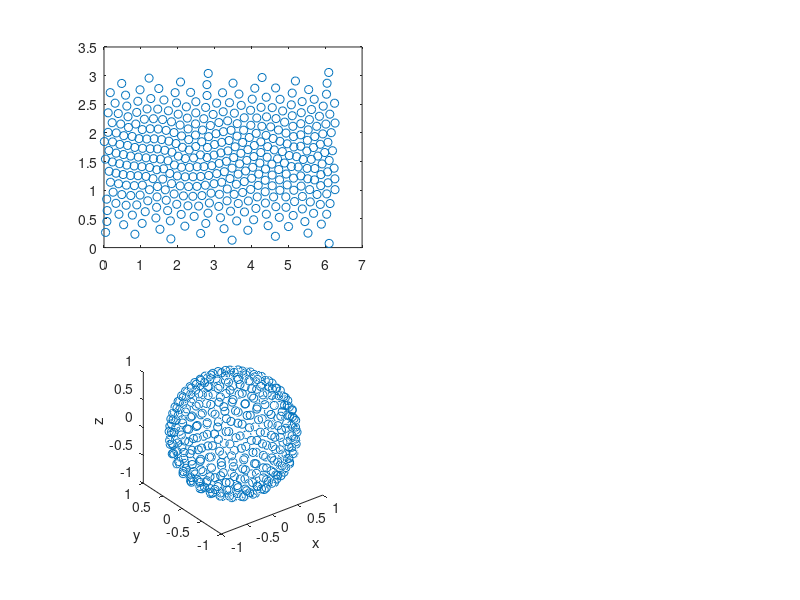

Source code (MATLAB):
dat = [4.252673339 1.844457129 0.00256029986246462 
2.903952323 0.9497891723 0.00250666458765238 
0.7638474312 1.939476379 0.002825008751187 
2.567771261 0.7244457507 0.00273468393612927 
0.0400813641 1.543420523 0.00264317240066522 
2.126878682 1.749315375 0.00271070026939708 
1.045509923 1.732100686 0.00271164535359368 
5.621832755 1.539684698 0.00255211083742116 
6.107291374 1.520191866 0.00266724505669622 
5.130874865 0.5608540153 0.00268519392084079 
2.838771134 1.935396533 0.00258509095701493 
0.638024394 1.78229447 0.002711090957095 
3.557049345 1.758554205 0.00270447588993189 
5.894774761 0.4086092937 0.00263620834660332 
1.139383137 1.566211818 0.00263688270015107 
4.005413085 1.20895964 0.00267452206830801 
3.214842901 2.701445365 0.00264498447123818 
5.08001091 2.490994559 0.00257680527730491 
3.431892675 0.6354772779 0.0026925269217111 
0.010537373 1.849908665 0.00268676100251546 
0.4535504049 2.155295347 0.00263223509866842 
5.627695194 2.408549882 0.00261141872176862 
2.348488233 2.708014837 0.0028197959329964 
1.593156927 1.194782645 0.00294320500288797 
5.140969396 1.936478672 0.00265740335151794 
2.794065974 2.653720628 0.00257964761985688 
3.354288128 2.211655781 0.00263464500415709 
4.227031451 1.475051561 0.00266674862705118 
1.45004279 1.065336898 0.002369447950754 
4.89419464 1.475160801 0.00261338151782826 
0.9502880572 1.900768136 0.00254136269049241 
2.886615426 2.129528092 0.00265269073578957 
2.672410993 2.050485167 0.00274011174590575 
0.0780270037 0.4558369084 0.00265069871834547 
2.826821249 3.038348016 0.00263956777900034 
1.928566762 2.702938896 0.00248705200379375 
2.31801824 1.400023818 0.00270676579447459 
0.479793193 2.863936496 0.00268930766303556 
2.482966987 2.157772825 0.00262836438073894 
4.731168357 2.051580291 0.0027055457415876 
1.222383003 2.956393498 0.0026840532527028 
1.117942448 0.6261213706 0.00270839941808823 
5.934373996 1.983295331 0.00267807819150821 
1.647218832 1.697767861 0.00269210198019956 
3.158710878 0.5206268813 0.00273611344283656 
5.508970341 1.382184459 0.00288046561312551 
2.650215326 1.846328419 0.00262815109228096 
1.759510977 1.856500495 0.00265532446086473 
4.034263535 1.40048352 0.00269599248087122 
3.170658058 1.652776414 0.00267020388364411 
5.191875781 2.906131314 0.00262227019295795 
2.414257772 1.23596711 0.00271204374777959 
5.333608646 1.767864088 0.00284163622771502 
0.9300546472 1.578669664 0.00267310536401795 
1.407646561 0.5163686445 0.00262283224256198 
2.259091579 2.259310269 0.00271297220049782 
1.253484211 2.073554772 0.00263869112263155 
2.065439375 1.076669931 0.00269944879591755 
2.430124194 1.563934146 0.00264981937935024 
4.399597163 2.623793921 0.00266941864209804 
6.265863333 1.010983749 0.00280270344750601 
4.560010881 1.265679385 0.00267821570599004 
3.914478901 0.8136380619 0.00269892209959577 
2.444965304 0.5445520118 0.00274472353674911 
5.55077513 2.756844018 0.00263503701987258 
1.829723444 2.195082763 0.00266802535789573 
3.057975151 1.290442606 0.00258029985305571 
5.168110976 0.8030878957 0.00263841870056643 
3.712777273 1.645403358 0.00265660929318252 
5.594481578 0.796906655 0.00260850559656935 
4.967723704 1.810507456 0.00262855236898549 
4.563561771 2.441044841 0.00267150889629688 
5.338241815 2.161075965 0.00275664151369052 
4.439087576 1.761213127 0.00257521930903054 
4.770693798 0.9999645609 0.00242560412924455 
2.409727665 0.8951185312 0.00264265325494541 
2.791950792 2.842962298 0.00271888115370253 
2.015829996 1.594448819 0.00268982271514078 
3.337315098 0.8162200846 0.00259669193194269 
4.739540561 1.361895111 0.0026212933771749 
2.959389268 2.32294815 0.00265793570154551 
4.077160028 1.781018408 0.00263568703835141 
1.625460144 2.575205212 0.00260771654477189 
3.054526869 2.519481351 0.0026764427479822 
4.84541911 2.383972103 0.00263838086506157 
4.064581265 1.588130291 0.00268653140332261 
0.8235284414 1.080732953 0.00265069458119465 
3.113796034 0.7183764031 0.00277408568529707 
0.5848070012 2.658996968 0.00263907748595912 
3.255737867 0.3300902992 0.00270498396989176 
1.485937371 2.774927008 0.00268066104498434 
4.935653505 0.7036880612 0.00252115096034005 
0.5270170029 1.623430518 0.00269440096767216 
1.746581299 2.386991436 0.00267536904421579 
2.102842583 1.401362713 0.00261577530962498 
3.598740269 0.4654397798 0.00265735371338273 
6.095443783 3.055349931 0.00270493219737681 
2.233136526 2.455463006 0.0026474709972953 
3.473735739 0.1296701094 0.00264341327065879 
2.491096242 2.544470731 0.00255130435329758 
2.20257698 1.234845648 0.00269665629034189 
0.2213873013 2.178810587 0.00263897458235752 
5.221175147 1.586938284 0.00269906875006667 
4.520946799 2.105841111 0.00260769244446015 
0.6194165312 2.468776622 0.00262876780758226 
1.562451576 1.883972675 0.00265416995051359 
1.662304027 1.008441311 0.0026191471078444 
4.664989974 2.250626488 0.00265945892538646 
3.787804108 2.048400737 0.00268298303203468 
1.426532577 0.7028860999 0.00260164262766494 
6.039768512 0.5820332193 0.00268783910557481 
5.501537787 1.684988961 0.00255828933490067 
0.1108479203 2.010740162 0.0026812851473676 
2.616521134 1.618010555 0.00295472474660592 
0.3938865165 1.113930285 0.00265742169690498 
0.8875992164 2.358433922 0.00273171940294852 
2.297171207 1.883621515 0.0026632989085173 
3.982168476 2.133850015 0.00272789215341808 
2.154528502 0.9017191046 0.00268202180933459 
0.5195340434 1.274464064 0.00263054657688197 
3.319113792 1.50521085 0.00265043093047951 
5.349840854 2.353280628 0.00275288776145768 
0.1385069732 1.3311936 0.00260115595335021 
0.1755482181 1.139924172 0.00272297343939398 
4.836654329 1.674606346 0.00263327983028642 
5.51632357 1.871151469 0.0025855823388666 
4.128260616 1.993108043 0.00273271557636246 
1.687696839 0.8254895282 0.00269750080636187 
4.395649211 1.95834105 0.00258431736672737 
3.902882095 1.708912084 0.00261099591252667 
5.379998957 0.6744183137 0.00271943442416155 
4.968117624 1.093701762 0.00261281965744409 
5.945168403 2.467812223 0.00262732875646764 
1.973336639 0.755677545 0.0027008668813921 
2.985441362 1.114548533 0.00264382237285337 
3.721522943 2.481660817 0.00262330636771106 
0.4061374537 0.5816864572 0.00266743969079945 
5.532709472 0.2522333429 0.00267658350927156 
2.711729508 1.412258821 0.00269134126870942 
2.858228204 0.7780611657 0.00258758287681063 
4.120427421 0.6830196104 0.00265501088109311 
5.40317555 1.536873217 0.00264845270195393 
1.329033616 1.202568489 0.00279257816251314 
2.093083051 0.5787401495 0.00260634595921123 
1.987089537 1.250443883 0.00261758033603102 
2.063219822 2.138060011 0.00264896311724373 
0.07298563761 0.84543735 0.00255906202843174 
1.685431577 2.045236281 0.00266492535227354 
6.07515906 1.130885338 0.00265475099049724 
2.48042954 1.962963851 0.00266938902802955 
0.9773854109 2.753202615 0.00264013071534324 
1.343238222 1.551451953 0.00269606435805734 
6.240734344 1.385313363 0.00247442976241698 
4.155915235 0.8845221486 0.00270317127307521 
5.267188937 1.405883587 0.0025374740248178 
0.3250274481 1.298308525 0.00265810983890736 
6.125007182 2.32757048 0.00263685602712414 
1.842295155 1.664096846 0.00265789949782947 
0.3006326146 2.519605322 0.00268156367790757 
1.028100263 1.411870834 0.00272622257633986 
5.866602721 0.7536216693 0.00259472986654704 
2.760728405 0.4217172749 0.00257246487190402 
1.34162189 2.24803984 0.00270420317408312 
3.975260219 2.395596799 0.0025301275716382 
4.706876271 1.548863664 0.00254549697489672 
0.6073183103 1.088825556 0.00267389547755051 
1.269473714 2.60028767 0.00268104127117172 
5.877876623 1.080581075 0.00253961272615628 
5.700848854 2.58770149 0.00245225720332467 
4.377284088 0.776839348 0.00257946890674178 
3.641777418 0.7691348538 0.00267935157544067 
1.517490882 0.3191129985 0.00273732580920956 
0.8384180547 0.2330681616 0.00259721949037624 
4.58726205 1.903298217 0.0026463414139829 
4.775177392 2.586662164 0.00267870631586649 
0.6176105692 1.438759429 0.00270049827291706 
4.281315903 2.115688189 0.0026588961286138 
5.68412291 0.5983107882 0.00274366978364057 
1.53087377 1.543565857 0.00266020089939478 
2.924166831 1.428980087 0.00267337278238686 
4.940922497 1.283147112 0.00268011536009763 
1.799803264 0.4661530784 0.0024031770244908 
0.8353621926 1.74758338 0.00260088180480561 
2.011666583 2.327191324 0.00259747361160131 
2.622039621 0.2467401809 0.00244906285701892 
3.416363712 1.204377575 0.00270633060305109 
4.25188459 1.659010172 0.00263465836277568 
4.371935649 0.974038201 0.00266978749846813 
1.159828255 1.894330785 0.0026008899620264 
4.562215825 1.078638733 0.00262068938411105 
4.196242377 1.281990639 0.00265496169221621 
0.9223356319 1.253961088 0.00264629735822512 
1.909009772 1.440971529 0.00272317326033671 
4.182220489 1.085574514 0.0026695793970526 
5.537329987 2.054002616 0.00259833968153934 
2.821310581 0.600151552 0.00256500995436975 
4.372027314 1.17480353 0.0026729718379422 
4.381202597 1.370379732 0.00265183153610872 
4.898811176 2.188917859 0.00266770887486018 
4.599490944 0.8839265375 0.00277875371613561 
5.025315537 1.60684146 0.00274887833543291 
0.6637001246 2.095434917 0.00245115559405004 
5.716691609 1.936535866 0.00269521896459364 
5.768486175 2.116085042 0.00271822096643222 
5.915800551 1.459898089 0.00271281024193803 
1.589532716 2.233319 0.00267317676809043 
1.429814163 1.358559089 0.00276678745699236 
5.12343334 2.116215575 0.00261903294587822 
4.760680181 1.182156026 0.00271001615850614 
6.017741916 2.155110028 0.00266527483673136 
1.23752157 1.397475027 0.00255139413309913 
3.840252316 1.336608187 0.00267133240995866 
4.058559932 0.4855389566 0.0026501856653356 
1.898160945 2.006722153 0.00268859671507948 
1.233152749 1.010479663 0.00285441641517225 
3.97792408 1.01532941 0.00263667228188185 
3.590204021 1.104642044 0.00266808782362916 
2.706699923 2.248248407 0.00269058925514056 
6.034423424 2.676049376 0.00263295755249291 
2.19324912 0.3740226799 0.00291060430961131 
5.335030426 1.967438997 0.00276391971545055 
6.266270728 2.173077512 0.00265160579261255 
2.756433464 2.44563846 0.00266868350024724 
1.470570533 2.06830997 0.00267094571116024 
3.115899749 2.181243087 0.00268930092617425 
5.778418006 0.9269214845 0.00261752971112139 
3.26335705 1.323630251 0.00270497360771445 
5.883398269 1.273334591 0.00249290047201658 
2.075625901 2.889452494 0.00260851451097158 
1.735715368 1.514868246 0.00269767282387198 
2.487127712 1.763219558 0.00266907557108717 
2.276953994 0.7292456505 0.00262395713522595 
1.137730153 1.242135086 0.00258586570518347 
3.193010821 1.836114473 0.00269976399223155 
2.656474391 0.9075048536 0.00266969804822343 
4.144571468 2.261358639 0.00266263563222701 
4.935290058 1.997842406 0.0026902258314708 
5.716529765 1.379953579 0.002895631054244 
5.448548159 0.453624948 0.00260877932101494 
0.4222827441 1.463487358 0.00268991123051742 
5.148997946 1.000208383 0.00273332181707278 
6.065325543 1.322167612 0.0026841165029216 
5.576661627 1.011778974 0.00288161417864329 
4.64839411 0.1969531106 0.00263623716504471 
0.7223552477 1.596896399 0.00265812873684571 
5.708261285 1.181161101 0.00268486929755404 
5.571237475 2.232736915 0.00261496412376719 
2.805773154 1.746941605 0.00271469239289249 
6.253793212 2.518694365 0.0027038993577386 
6.106627311 0.07288227921 0.00271404997682376 
2.104152034 1.947921853 0.00266713931642334 
0.133871274 1.69320639 0.00262288099956234 
0.6503257189 2.28317817 0.00263709900751545 
4.019458239 2.589634599 0.0026885453630169 
3.530771843 0.9295821342 0.00245050253665733 
4.260036761 2.446549156 0.0026560394347494 
5.140842092 1.21157074 0.00289501069709663 
5.104461192 2.695488783 0.00271574824265448 
3.391513906 1.868234622 0.00266441560966221 
4.617143187 1.704561153 0.00290919445963048 
5.08401569 1.413659343 0.00273840545387876 
1.437615749 0.8846958438 0.00269466138511757 
6.196408549 1.689979102 0.002705454745731 
4.660393109 0.7137227968 0.00270347763750663 
1.449626477 1.72158314 0.00263765700875493 
0.5362722745 1.952430841 0.00261231741733044 
0.08685976598 0.6457955074 0.00267200556920764 
5.986650848 1.658737237 0.00261600067353014 
1.78527558 1.293820568 0.00263109672922323 
4.089964985 2.780133691 0.00265662201084712 
3.444801235 2.046333604 0.00249064829429337 
3.803233813 2.264864814 0.00279858901802358 
5.867244374 1.802245189 0.00265286041780551 
6.26216149 1.199579892 0.0025680394169196 
3.535926568 2.344766877 0.00277282620257858 
5.524370271 1.200344311 0.00243488126851402 
2.794457312 1.571442849 0.00242864077762783 
0.4833577139 0.9249611307 0.00268787511879251 
0.2475677113 0.9670444049 0.00261582937826993 
0.3225980894 0.7723088747 0.00266832654856968 
0.7181941907 1.257900331 0.00266489921210136 
0.3324334909 2.000104143 0.00268558385958566 
3.191106754 1.139796448 0.00265529054920118 
2.520855379 1.06834328 0.00266749793289117 
0.1695053298 2.703210713 0.00261695634371855 
1.038680432 2.05864856 0.00262437051091975 
3.809364509 0.6213968691 0.00262024765037474 
4.553908896 1.456278328 0.00254641470419655 
3.124124072 1.469401162 0.00266401318606931 
1.187748986 0.8168256964 0.00274834802777436 
4.28746688 2.967379735 0.00263786856422177 
4.754665323 0.5274267888 0.00259862779448486 
5.003690838 0.367092344 0.00264904481802505 
5.843013689 2.290607041 0.00270487530472129 
2.206042314 1.55303549 0.00266445123795497 
2.839924832 1.258254441 0.00273373215537853 
2.281500367 2.070638815 0.00264843268767841 
3.804416989 1.151174442 0.0026714128712302 
0.7691763927 0.5664948845 0.00266796001103695 
4.424839476 1.57691512 0.00286980737932602 
2.489624999 2.350094879 0.00262598694888297 
5.381939396 0.891581796 0.00255747339268702 
5.149605861 1.755820025 0.00243396935612288 
5.346557593 1.072386771 0.00266906809777518 
1.252310512 1.724392876 0.00268029611643822 
3.940790106 1.921284952 0.00266741252840082 
1.833082347 1.116050598 0.00268496209253992 
2.525163096 1.411395633 0.00266456383596693 
3.760657501 0.9618457497 0.00263532951849313 
3.76132111 1.83472451 0.00264844167321583 
5.37374415 2.547059631 0.00267728657239478 
4.772290914 1.853894037 0.00265499405468642 
0.4296115911 1.800810215 0.00265658697952311 
0.9788604235 0.9163798005 0.00263150230063845 
3.608145081 1.944051254 0.00263228855983208 
6.04095099 0.936664401 0.00283346746932568 
0.918148395 2.552796074 0.00270541303940879 
4.654835719 2.784377128 0.00269780463908202 
5.681580193 1.745379587 0.00261790927342393 
1.093911952 2.239683099 0.00259316793710554 
2.999313029 1.798551008 0.00268348268965397 
2.982898679 1.61429248 0.002670711819531 
3.402989673 2.527939863 0.00267849161188963 
6.049903116 2.867473231 0.00268177350696897 
0.5328110772 0.3992030512 0.00264508888898816 
4.451362215 0.3827567613 0.00265968430950198 
3.472738179 1.386385065 0.0027002005562561 
5.799765739 1.597411027 0.0027326359889834 
0.04239975476 0.2652453135 0.00267681918075384 
3.902093782 0.3022085422 0.00269488667063202 
3.660012845 2.678019503 0.00268475236042538 
1.951762834 1.815497858 0.00257887034103814 
3.67860603 1.461197504 0.0026690055827612 
0.2276074627 1.494078372 0.0027302357153035 
1.813842553 0.1522498179 0.00263209453514649 
1.167021054 2.41972739 0.0026332600184934 
4.4024428 0.5819695671 0.0027115852720992 
1.360836063 1.89787232 0.00266846872741174 
3.612920075 2.162109881 0.00258330235519298 
0.8623425743 2.155331929 0.00278018540068063 
6.131287138 0.7687855262 0.00254151929477536 
1.726301131 0.6454737908 0.00273240681730114 
0.2315726064 1.844172867 0.00266848197027119 
0.1130674729 2.351427891 0.0026818544619655 
3.360286388 1.687725463 0.00262260832882372 
6.072847738 1.837030614 0.0026643533455082 
5.105841748 2.300436753 0.00266683464849254 
0.8895124813 0.7451539252 0.00260393012487448 
1.615187118 1.374977034 0.0023997998128126 
5.337358486 1.251036579 0.00254281453239246 
1.966855551 2.525207881 0.00272841726100072 
1.034613413 0.4222807545 0.00271509841254138 
0.3274883623 1.647937174 0.00266006131747956 
2.294515497 1.064607682 0.00267325725407562 
3.238556323 2.022393621 0.00259524954263403 
2.748279199 1.088077142 0.00268303199305442 
4.407781989 2.280941705 0.00265785229959096 
3.342658842 1.022933774 0.00262497585549258 
0.8188364902 1.424232634 0.00266581044575324 
2.309996096 1.70230364 0.00240650434586884 
3.130821005 0.9298390641 0.00293061938203972 
0.7266340619 0.9085397466 0.00269321118548148 
3.499470898 2.868648536 0.00269046128055722 
2.622490509 1.240563452 0.00259111074563237 
0.3872133199 2.338625727 0.00269159489290597 
6.163606604 2.004972739 0.00271774705395805 
3.232440881 2.369616386 0.00264253066966555 
3.517856738 1.570645897 0.00270069606028694 
3.637182455 1.281654227 0.00263226388751859 
3.873004624 1.52192983 0.0026882502814692 
1.041306349 1.08889434 0.00254464157022113 
1.901665619 0.9357963964 0.00265442952489899 
0.5999792008 0.7389953389 0.00266515781088809 
1.457772155 2.41616355 0.00266118483477813 
4.931033514 0.884297804 0.00286887541819677 
3.037361573 1.987264454 0.00264957595874016];

alpha = dat(:,1);
beta = dat(:,2);
weight = dat(:,3);

theta = beta;
phi = alpha;

x = sin(theta).*cos(phi);
y = sin(theta).*sin(phi);
z = cos(theta);

figure(1), clf
subplot(2,2,1)
plot(alpha,beta,'o')
subplot(2,2,3)
plot3(x,y,z,'o')
axis('square')
xlabel('x'), ylabel('y'), zlabel('z')

save SHREWD_REPfull376 theta phi weight

